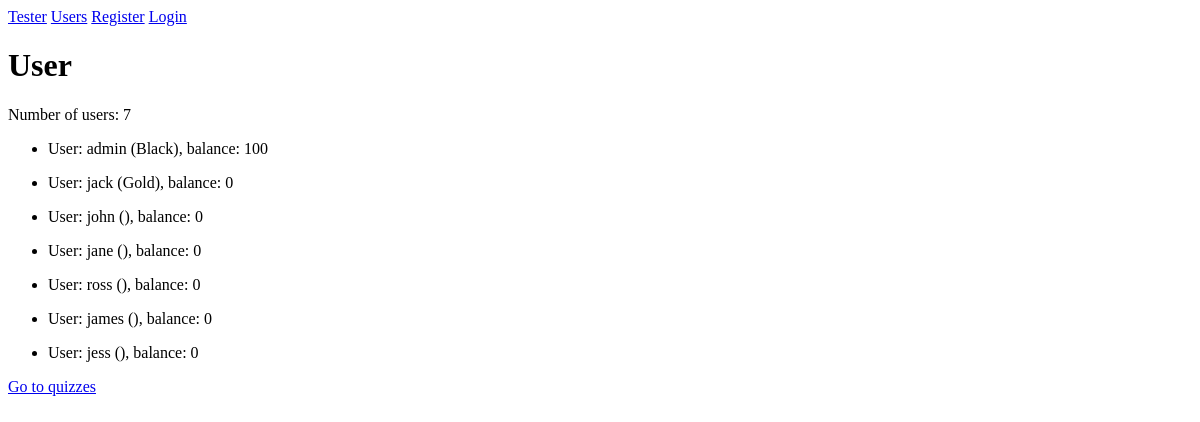
Before: /users/ with the older database file.
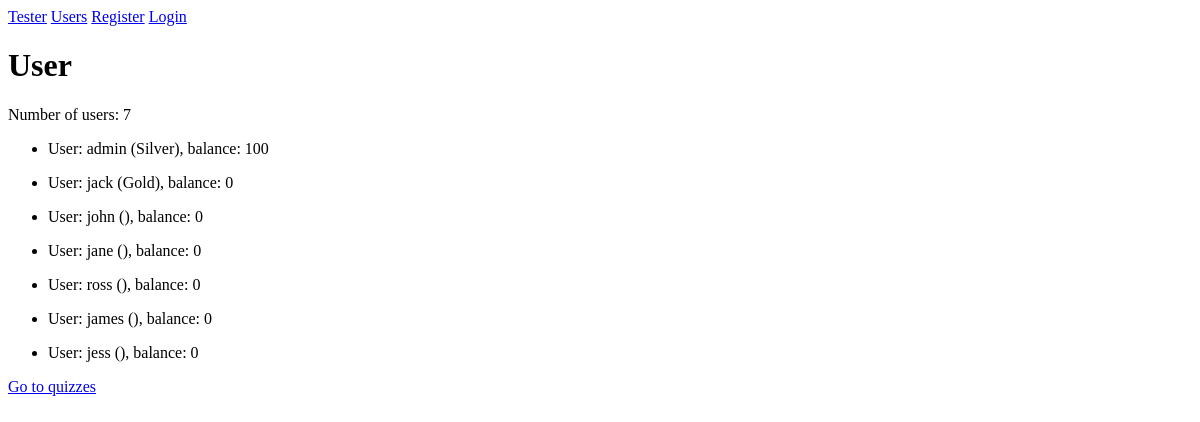
After: the same page with the newer database file.
### users/models.py (models this page shows, shortened)
class User(AbstractUser):
    balance = models.IntegerField(default=0)
    color = models.ForeignKey(to=Color, on_delete=models.CASCADE,
        related_name='users', null=True, blank=True)  # default= ?
    passed_tests_number = models.IntegerField(default=0)
    colors = models.ManyToManyField(Color)
    answers = models.ManyToManyField(Answer)

class Color(models.Model):
    name = models.CharField(verbose_name='Color name', default='', unique=True,
                            max_length=32)
    value = models.CharField(default='rgba(255,255,255,1)', max_length=64)  # unique=?
    price = models.IntegerField(default=0)

### users/views.py (the view)
# urls.py: path('', UserListView.as_view(), name='user_list'),  # 'users/' or 'list/' ??
class UserListView(ListView):
    model = user
    template_name = 'users/user_list.html'

### users/templates/users/user_list.html (shortened to what this page needs)
{% extends "base.html" %}
{% block content %}
    <h1>User</h1>
    <p>
        Number of users: {{ object_list|length }}
    </p>
    {% if object_list %}
        {% for user in object_list %}
            <ul>
                <li>
                    User: {{ user.username }} ({{ user.color.name }}), balance: {{ user.balance }}
                </li>
            </ul>
        {% endfor %}
    {% else %}
        There are no users yet.
    {% endif %}
    <a href="{% url 'quizzes:quiz_list' %}">Go to quizzes</a>
{% endblock %}

### users/templates/base.html (shortened to what this page needs)
{% load static %}
<!DOCTYPE html>
<html>
<head>
</head>
<body>
    <div id="header">
        <span class="logo"><a href="{% url 'quizzes:quiz_list' %}">Tester</a></span>
        <span><a href="{% url 'users:user_list' %}">Users</a></span>
        {% if request.user.is_authenticated %}
            <span><a
                href="{% url 'users:profile' request.user.id %}"
                style="border-style: solid; border-color:{{ request.user.color.value }};"
            >
                {{ request.user.username }}
            </a></span>
            <span><a href="{% url 'users:logout' %}">Logout</a></span>
        {% else %}
            <span><a href="{% url 'users:register' %}">Register</a></span>
            <span><a href="{% url 'users:login' %}">Login</a></span>
        {% endif %}
    </div>
    <div id="content">
        {% block content %}
        {% endblock %}
    </div>
</body>
</html>

Changed rows visible on the page:
changed User "admin": color.name "Black" → "Silver"
